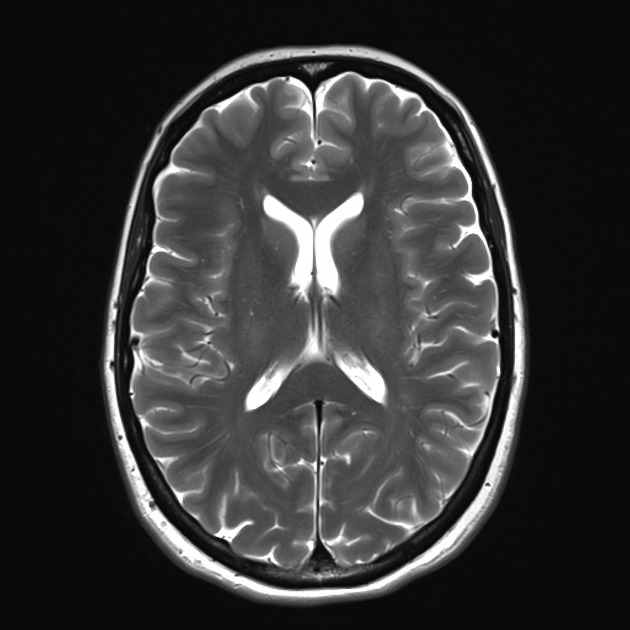
%> input picture Chapter2/solution/ex3/example_2.jpeg, 630 x 630 px
$ octave ex3.m   (GNU Octave 9; MATLAB toolbox functions it lacks are replaced by stand-ins)
%> lines starting %> are read from the running program, lines starting %| are printed output that depends on the picture
### Chapter2/solution/ex3/aos.m
function [d, u, l] = aos(diff_c, dim_x, dim_y, delta_t)

%define d, u, l
d = ones(1, dim_x*dim_y);
u = zeros(0, dim_x*dim_y-1);
l = zeros(0, dim_x*dim_y-1);

for ind = 1:dim_y*dim_x
    if mod(ind-1, dim_y) ~= 0 && mod(ind-1, dim_y) ~= dim_y -1

        u(ind) = (-diff_c(ind+1) - diff_c(ind)) * delta_t;
        l(ind-1) = (-diff_c(ind - 1) - diff_c(ind)) * delta_t;
        d(ind) = d(ind) - (u(ind) +  l(ind-1));
    elseif mod(ind-1, dim_y) == 0
        u(ind) = delta_t * (-diff_c(ind+1) - diff_c(ind));
        d(ind) = d(ind) - u(ind);
    else
        l(ind-1) = delta_t * (-diff_c(ind) - diff_c(ind-1));
        d(ind) = d(ind) - l(ind-1);
    end
end
end


### Chapter2/solution/ex3/ex3.m
im = imread('example_2.jpeg');
%> im is the input picture: size 630x630 uint8; min 0, max 255, mean 53.8
im = double(im);
%> im: size 630x630 double
sigma=2;    % scale parameter in Gaussian kernel
G=fspecial('gaussian',15,sigma); % Caussian kernel
Img_smooth=conv2(im,G,'same');  % smooth image by Gaussiin convolution
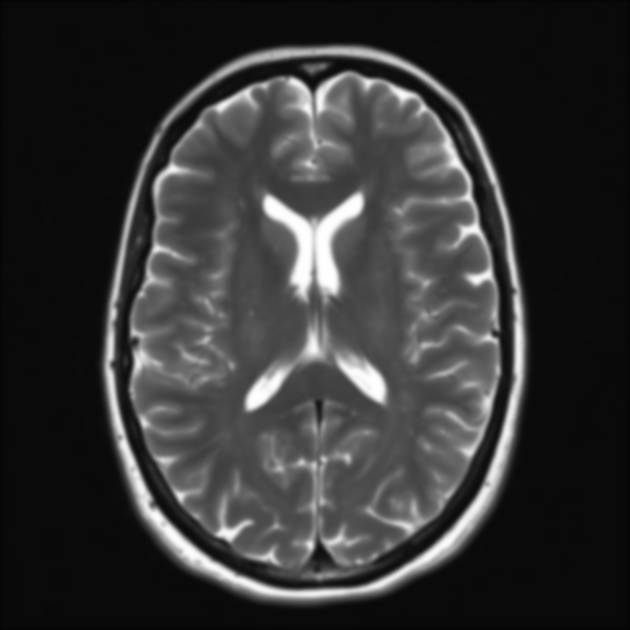
%> Img_smooth: size 630x630 double; min 3.18, max 254.9, mean 53.8
[Ix,Iy]=gradient(Img_smooth);
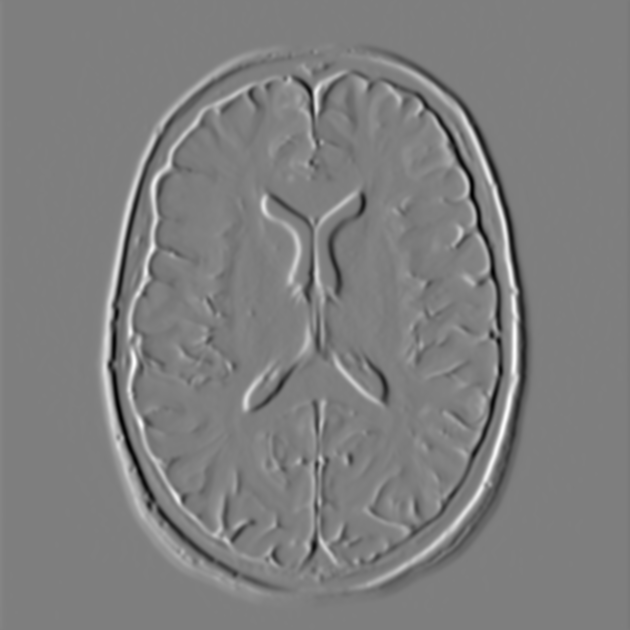
%> Ix: size 630x630 double; min -42.07, max 42.53, mean 0; drawn with min black and max white
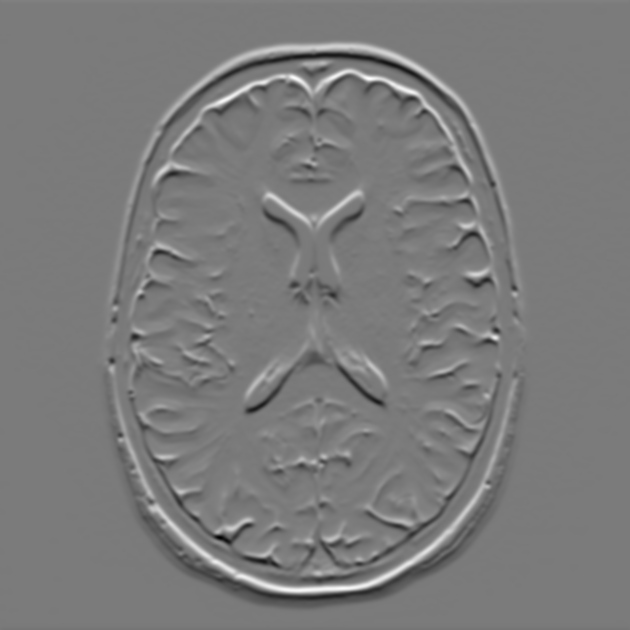
%> Iy: size 630x630 double; min -39.99, max 42.89, mean 0; drawn with min black and max white
f=Ix.^2+Iy.^2;
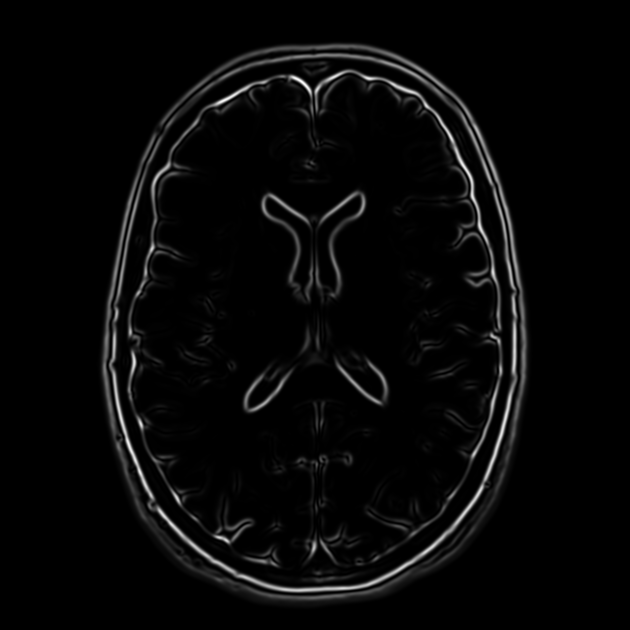
%> f: size 630x630 double; min 0, max 2038.5, mean 63.4; drawn with min black and max white
g=1./(1+f);  % edge indicator function.
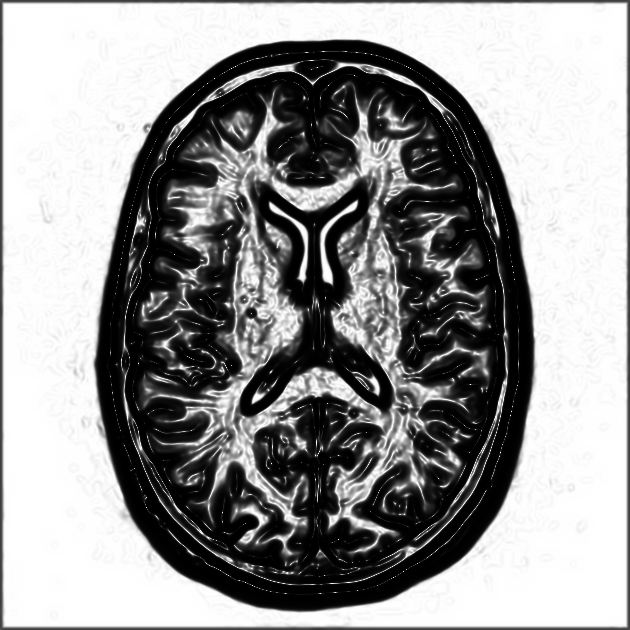
%> g: size 630x630 double; min 0.00049, max 1, mean 0.584
figure(1)
imagesc(g,[0, 1]); axis off; axis equal; colormap(gray); hold on;


num_iters = 120;
dim_y = size(g,1);
%> dim_y = 630
dim_x = size(g,2);
%> dim_x = 630
delta_t = 20;
[dc, uc, lc] = aos(g(:), dim_x, dim_y, delta_t);
tran_g = g';
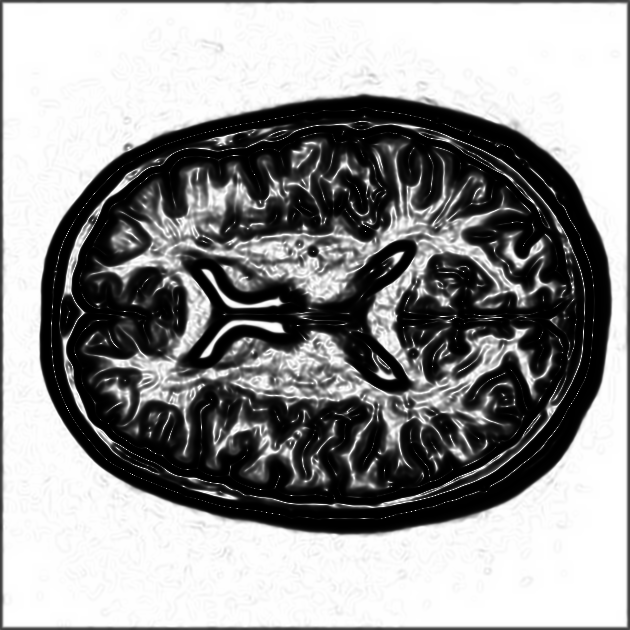
%> tran_g: size 630x630 double; min 0.00049, max 1, mean 0.584; mean of the top-left, top-right, bottom-left and bottom-right quarters 0.631, 0.547, 0.605, 0.552
[dr, ur, lr] = aos(tran_g(:), dim_y, dim_x, delta_t);
%> (the run ends here)
